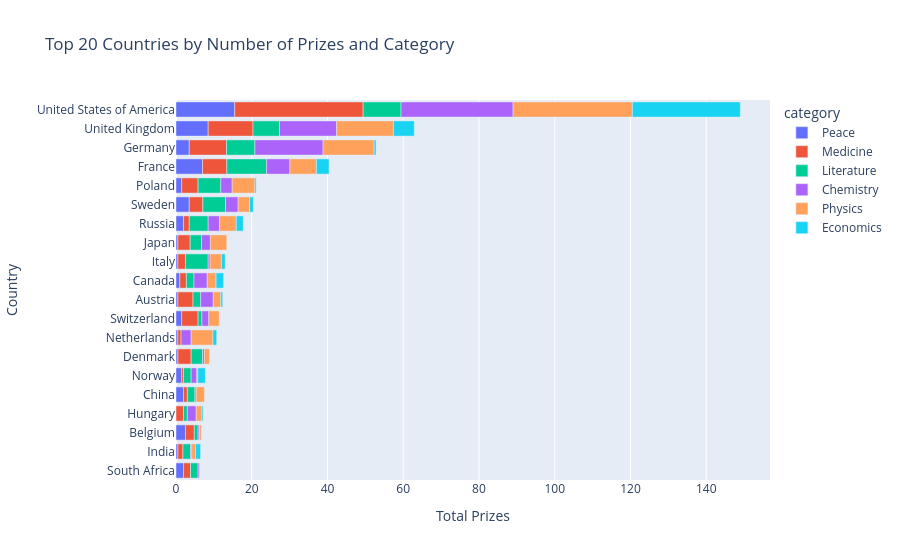

The notebook cell saved with this chart:
### Markdown cell above
# In Which Categories are the Different Countries Winning Prizes? 

**Challenge**: See if you can divide up the plotly bar chart you created above to show the which categories made up the total number of prizes. Here's what you're aiming for:

<img src=https://i.imgur.com/iGaIKCL.png>

* In which category are Germany and Japan the weakest compared to the United States?
* In which category does Germany have more prizes than the UK?
* In which categories does France have more prizes than Germany?
* Which category makes up most of Australia's nobel prizes?
* Which category makes up half of the prizes in the Netherlands?
* Does the United States have more prizes in Economics than all of France? What about in Physics or Medicine?


The hard part is preparing the data for this chart! 


*Hint*: Take a two-step approach. The first step is grouping the data by country and category. Then you can create a DataFrame that looks something like this:

<img src=https://i.imgur.com/VKjzKa1.png width=450>

### Code cell
prizes_by_country_and_category = df_data.groupby(["birth_country_current", "category"]).agg(
    prize_per_category=("prize_pct", "sum"))
prizes_by_country = df_data.groupby(["birth_country_current"]).agg(total_prizes=("prize_pct", "sum")).sort_values(
    "total_prizes")[-20:]
prizes_by_country_and_category.prize_per_category /= 100
prizes_by_country.total_prizes /= 100

result = prizes_by_country.join(prizes_by_country_and_category).reset_index().sort_values("total_prizes")

fig = px.bar(result,
             x="prize_per_category",
             y="birth_country_current",
             orientation="h",
             color="category",
             title='Top 20 Countries by Number of Prizes and Category')

fig.update_layout(
    yaxis={
        "categoryorder": "total ascending",
        "title": "Country",
        "nticks": 20
    },
    xaxis={"title": "Total Prizes"}
)

fig.show()

### Figure 1 — Plotly figure (JSON) as saved in the notebook; plotly's stock layout.template omitted (floating-point values rounded to 4 significant figures)
{"data": [{"hovertemplate": "category=Peace<br>prize_per_category=%{x}<br>birth_country_current=%{y}<extra></extra>", "legendgroup": "Peace", "marker": {"color": "#636efa", "pattern": {"shape": ""}}, "name": "Peace", "orientation": "h", "showlegend": true, "textposition": "auto", "x": [2.0, 0.5, 2.5, 2.0, 1.5, 0.5, 0.5, 1.5, 0.5, 1.0, 0.5, 0.5, 2.0, 3.5, 1.5, 7.0, 3.5, 8.5, 15.5], "xaxis": "x", "y": ["South Africa", "India", "Belgium", "China", "Norway", "Denmark", "Netherlands", "Switzerland", "Austria", "Canada", "Italy", "Japan", "Russia", "Sweden", "Poland", "France", "Germany", "United Kingdom", "United States of America"], "yaxis": "y", "type": "bar"}, {"hovertemplate": "category=Medicine<br>prize_per_category=%{x}<br>birth_country_current=%{y}<extra></extra>", "legendgroup": "Medicine", "marker": {"color": "#EF553B", "pattern": {"shape": ""}}, "name": "Medicine", "orientation": "h", "showlegend": true, "textposition": "auto", "x": [1.833, 1.333, 2.333, 2.0, 1.0, 0.5, 3.5, 0.8333, 4.333, 4.0, 1.75, 2.0, 3.25, 1.5, 3.583, 4.333, 6.417, 9.833, 11.83, 33.92], "xaxis": "x", "y": ["South Africa", "India", "Belgium", "Hungary", "China", "Norway", "Denmark", "Netherlands", "Switzerland", "Austria", "Canada", "Italy", "Japan", "Russia", "Sweden", "Poland", "France", "Germany", "United Kingdom", "United States of America"], "yaxis": "y", "type": "bar"}, {"hovertemplate": "category=Literature<br>prize_per_category=%{x}<br>birth_country_current=%{y}<extra></extra>", "legendgroup": "Literature", "marker": {"color": "#00cc96", "pattern": {"shape": ""}}, "name": "Literature", "orientation": "h", "showlegend": true, "textposition": "auto", "x": [2.0, 2.0, 1.0, 1.0, 2.0, 2.0, 3.0, 1.0, 2.0, 2.0, 6.0, 3.0, 5.0, 6.0, 6.0, 10.5, 7.5, 7.0, 10.0], "xaxis": "x", "y": ["South Africa", "India", "Belgium", "Hungary", "China", "Norway", "Denmark", "Switzerland", "Austria", "Canada", "Italy", "Japan", "Russia", "Sweden", "Poland", "France", "Germany", "United Kingdom", "United States of America"], "yaxis": "y", "type": "bar"}, {"hovertemplate": "category=Chemistry<br>prize_per_category=%{x}<br>birth_country_current=%{y}<extra></extra>", "legendgroup": "Chemistry", "marker": {"color": "#ab63fa", "pattern": {"shape": ""}}, "name": "Chemistry", "orientation": "h", "showlegend": true, "textposition": "auto", "x": [0.3333, 0.3333, 0.3333, 2.333, 0.3333, 1.5, 0.5, 2.667, 1.833, 3.333, 3.5, 0.5, 2.333, 3.0, 3.333, 3.0, 6.167, 18.0, 15.08, 29.58], "xaxis": "x", "y": ["South Africa", "India", "Belgium", "Hungary", "China", "Norway", "Denmark", "Netherlands", "Switzerland", "Austria", "Canada", "Italy", "Japan", "Russia", "Sweden", "Poland", "France", "Germany", "United Kingdom", "United States of America"], "yaxis": "y", "type": "bar"}, {"hovertemplate": "category=Physics<br>prize_per_category=%{x}<br>birth_country_current=%{y}<extra></extra>", "legendgroup": "Physics", "marker": {"color": "#FFA15A", "pattern": {"shape": ""}}, "name": "Physics", "orientation": "h", "showlegend": true, "textposition": "auto", "x": [1.0, 0.5, 1.5, 2.167, 0.25, 1.333, 5.75, 2.75, 2.0, 2.333, 3.0, 4.333, 4.417, 3.0, 6.0, 7.0, 13.5, 15.0, 31.5], "xaxis": "x", "y": ["India", "Belgium", "Hungary", "China", "Norway", "Denmark", "Netherlands", "Switzerland", "Austria", "Canada", "Italy", "Japan", "Russia", "Sweden", "Poland", "France", "Germany", "United Kingdom", "United States of America"], "yaxis": "y", "type": "bar"}, {"hovertemplate": "category=Economics<br>prize_per_category=%{x}<br>birth_country_current=%{y}<extra></extra>", "legendgroup": "Economics", "marker": {"color": "#19d3f3", "pattern": {"shape": ""}}, "name": "Economics", "orientation": "h", "showlegend": true, "textposition": "auto", "x": [1.333, 0.3333, 2.0, 1.0, 0.5, 2.0, 1.0, 1.833, 1.0, 0.3333, 3.333, 0.5, 5.5, 28.5], "xaxis": "x", "y": ["India", "Hungary", "Norway", "Netherlands", "Austria", "Canada", "Italy", "Russia", "Sweden", "Poland", "France", "Germany", "United Kingdom", "United States of America"], "yaxis": "y", "type": "bar"}], "layout": {"xaxis": {"anchor": "y", "domain": [0.0, 1.0], "title": {"text": "Total Prizes"}}, "yaxis": {"anchor": "x", "domain": [0.0, 1.0], "title": {"text": "Country"}, "categoryorder": "total ascending", "nticks": 20}, "legend": {"title": {"text": "category"}, "tracegroupgap": 0}, "title": {"text": "Top 20 Countries by Number of Prizes and Category"}, "barmode": "relative"}}
